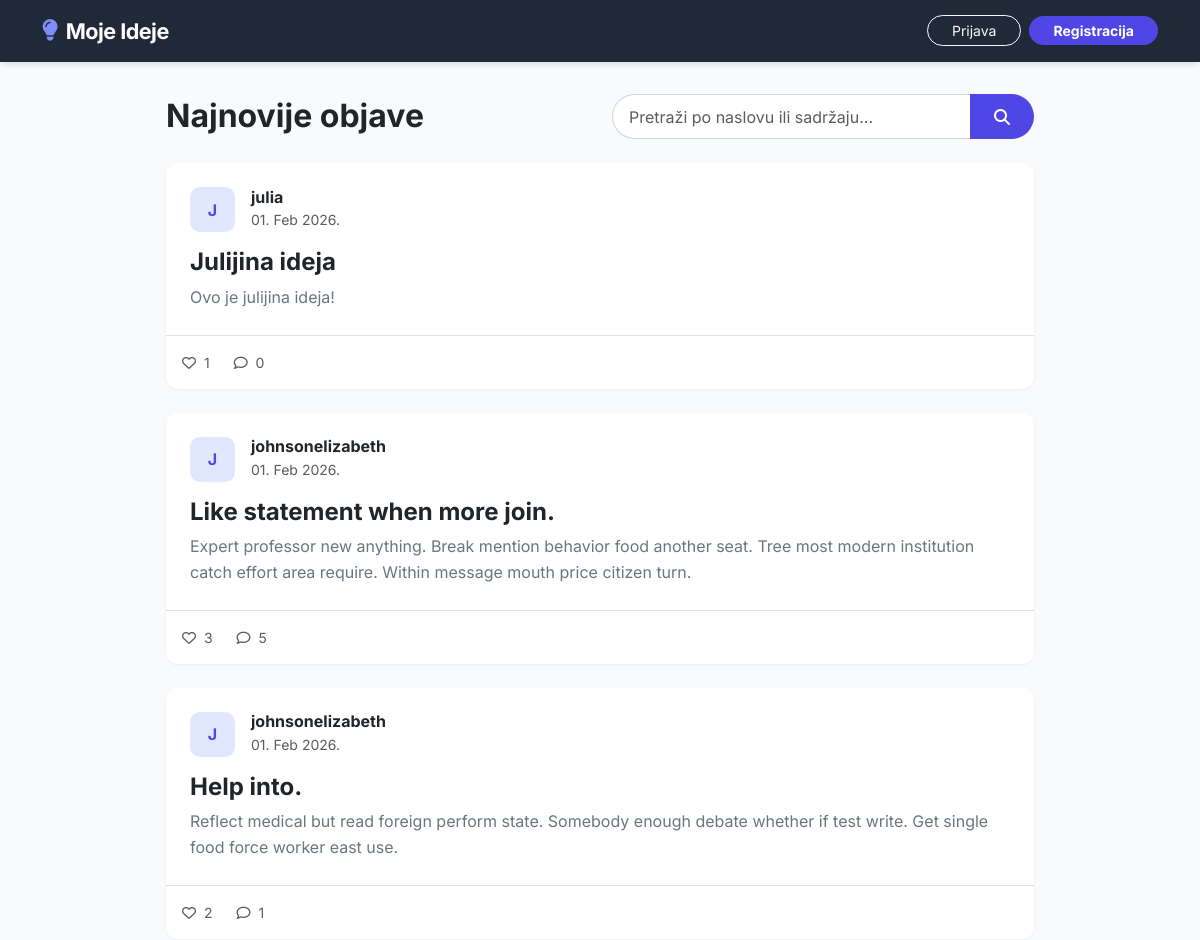
The app's page / (upper part), older data.
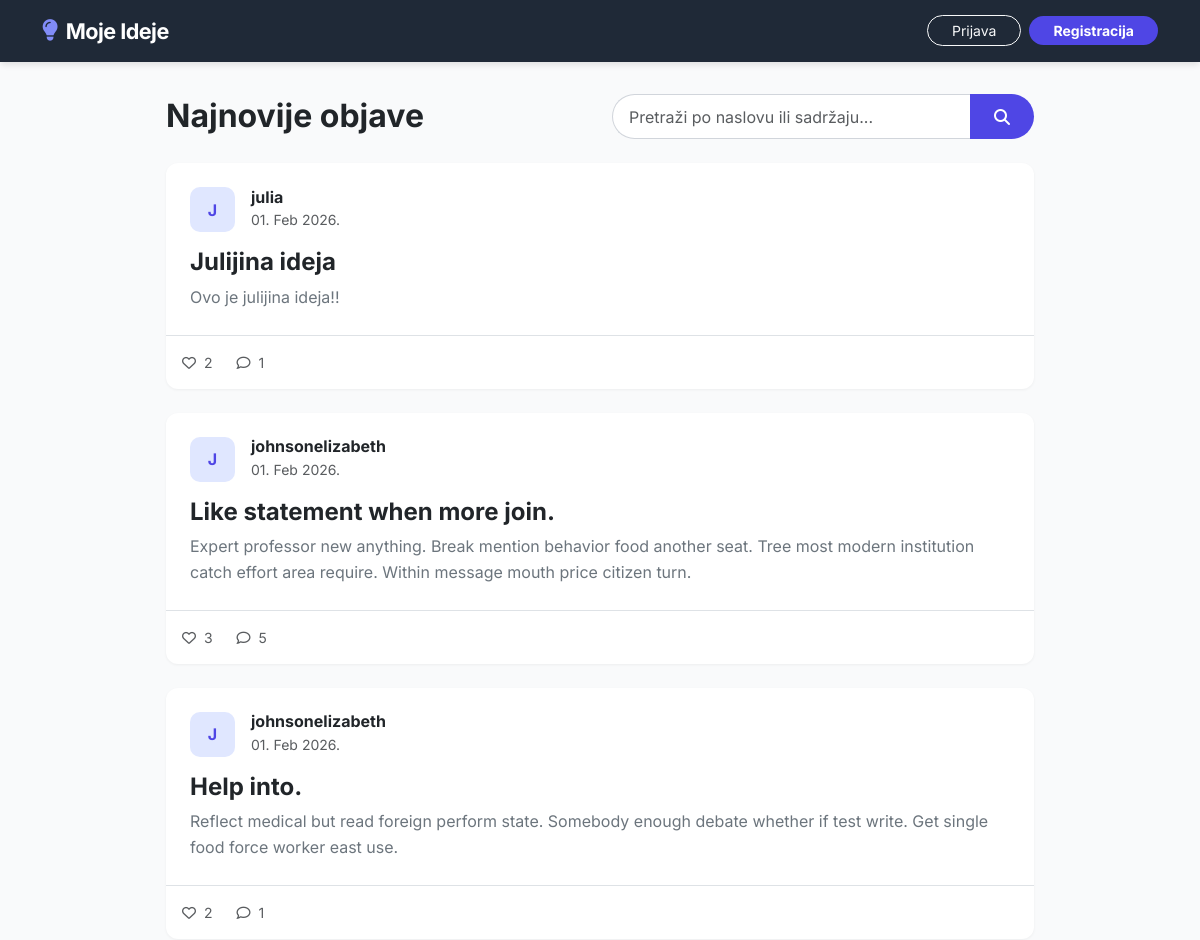
The same page, newer data.
### moj_app/models.py (models this page shows, shortened)
class Post(models.Model):
    title = models.CharField(max_length=200, verbose_name="Naslov")
    content = models.TextField(verbose_name="Sadržaj")
    author = models.ForeignKey(User, on_delete=models.CASCADE, related_name='posts')
    created_at = models.DateTimeField(auto_now_add=True)
    updated_at = models.DateTimeField(auto_now=True)
    def total_likes(self):
        return self.likes.count()

### moj_app/views.py (the view)
# urls.py: path('', PostListView.as_view(), name='post_list'),
class PostListView(ListView):
    model = Post
    template_name = 'posts/post_list.html'
    context_object_name = 'posts'
    ordering = ['-created_at']
    def get_queryset(self):
        queryset = super().get_queryset()
        query = self.request.GET.get('q')
        if query:
            queryset = queryset.filter(
                Q(title__icontains=query) | Q(content__icontains=query)
            )
        return queryset
    def get_context_data(self, **kwargs):
        context = super().get_context_data(**kwargs)
        context['query'] = self.request.GET.get('q', '')
        return context

### templates/posts/post_list.html (shortened to what this page needs)
{% extends 'base.html' %}
{% block content %}
<div class="row mb-4 align-items-center">
    <div class="col-md-6">
        <h2 class="fw-bold m-0 text-dark">Najnovije objave</h2>
    </div>
    <div class="col-md-6">
        <form method="get" action="{% url 'post_list' %}">
            <div class="input-group">
                <input type="text" name="q" class="form-control rounded-start-pill border-end-0" placeholder="Pretraži po naslovu ili sadržaju..." value="{{ query|default:'' }}">
                <button class="btn btn-primary rounded-end-pill px-4" type="submit">
                    <i class="fas fa-search"></i>
                </button>
            </div>
        </form>
    </div>
</div>
<div class="row g-4">
    {% for post in posts %}
    <div class="col-12">
        <div class="card border-0 custom-card h-100 position-relative">
            <div class="card-body p-4">
                <div class="d-flex align-items-center mb-3">
                    <div class="avatar-box me-3">
                        <span class="fw-bold">{{ post.author.username|slice:":1"|upper }}</span>
                    </div>
                    <div>
                        <h6 class="mb-0 fw-bold text-dark">{{ post.author.username }}</h6>
                        <small class="text-muted">{{ post.created_at|date:"d. M Y." }}</small>
                    </div>
                </div>
                <a href="{% url 'post_detail' post.pk %}" class="text-decoration-none stretched-link">
                    <h4 class="fw-bold text-dark mb-2 card-title-hover">{{ post.title }}</h4>
                    <p class="text-secondary mb-0" style="line-height: 1.6;">
                        {{ post.content|truncatewords:40 }}
                    </p>
                </a>
            </div>
            <div class="card-footer bg-transparent border-top p-3">
                <div class="d-flex align-items-center text-muted small">
                    <span class="me-4"><i class="far fa-heart me-1"></i> {{ post.total_likes }}</span>
                    <span><i class="far fa-comment me-1"></i> {{ post.comments.count }}</span>
                </div>
            </div>
        </div>
    </div>
    {% endfor %}
</div>
{% endblock %}

Row changes from the older to the newer data that the page shows:
changed Post "Julijina ideja": content "Ovo je julijina ideja!" → "Ovo je julijina ideja!!"; total_likes "1" → "2"; comments.count "0" → "1"
